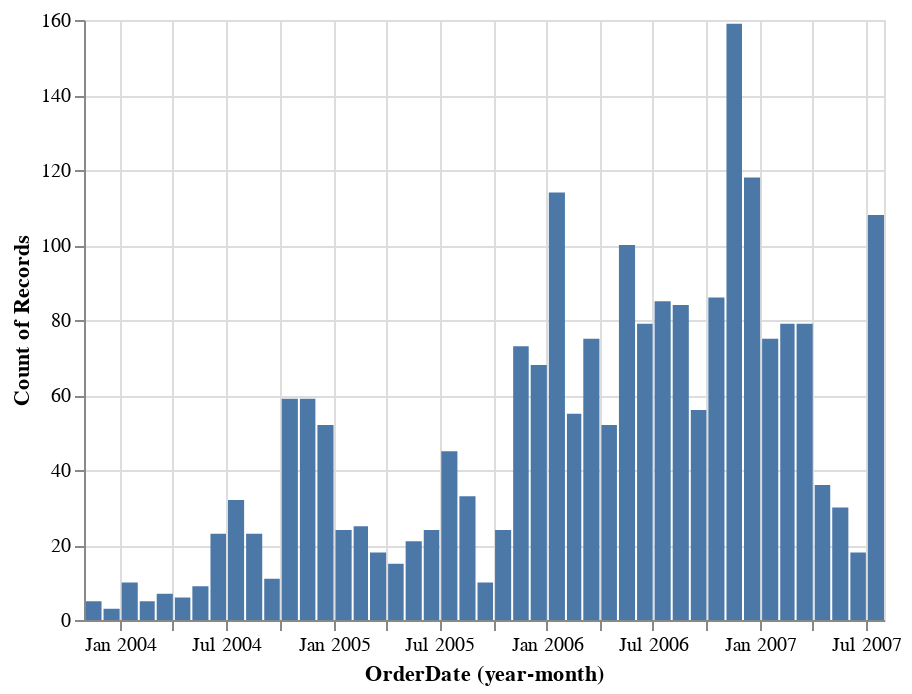

Notebook code cell kept with this figure:
### Code cell
alt.Chart(df).mark_bar().encode(
  x=alt.X('yearmonth(OrderDate):T'),
  y='count(Sales)'
)

### Figure 1 — Vega-Lite specification as saved in the notebook (floating-point values rounded to 4 significant figures; data arrays with more than 128 entries replaced by an {"elided": "..."} marker saying what was removed)
{"config": {"view": {"continuousWidth": 400, "continuousHeight": 300}}, "data": {"name": "data-cf52c2f815e51480c90cc43e21267675"}, "mark": "bar", "encoding": {"x": {"field": "OrderDate", "timeUnit": "yearmonth", "type": "temporal"}, "y": {"aggregate": "count", "field": "Sales", "type": "quantitative"}}, "$schema": "https://vega.github.io/schema/vega-lite/v4.17.0.json", "datasets": {"data-cf52c2f815e51480c90cc43e21267675": {"elided": "2172 records"}}}
